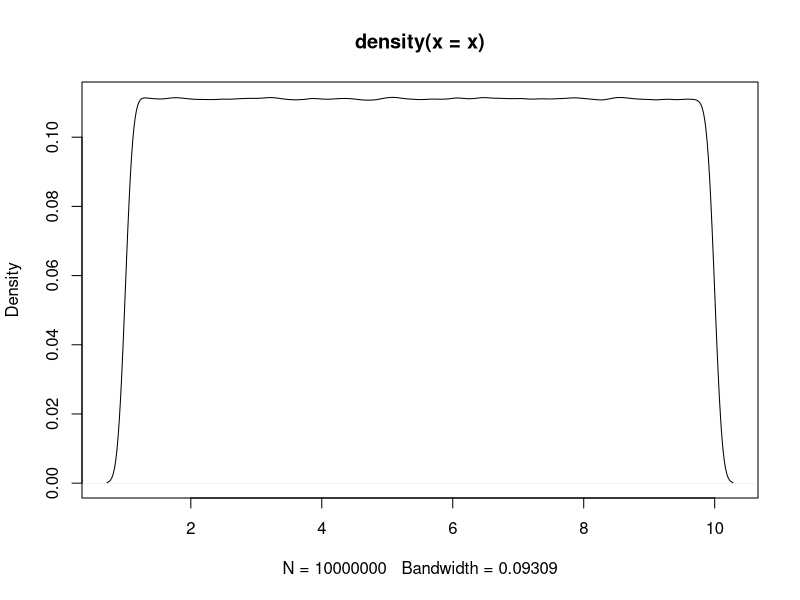
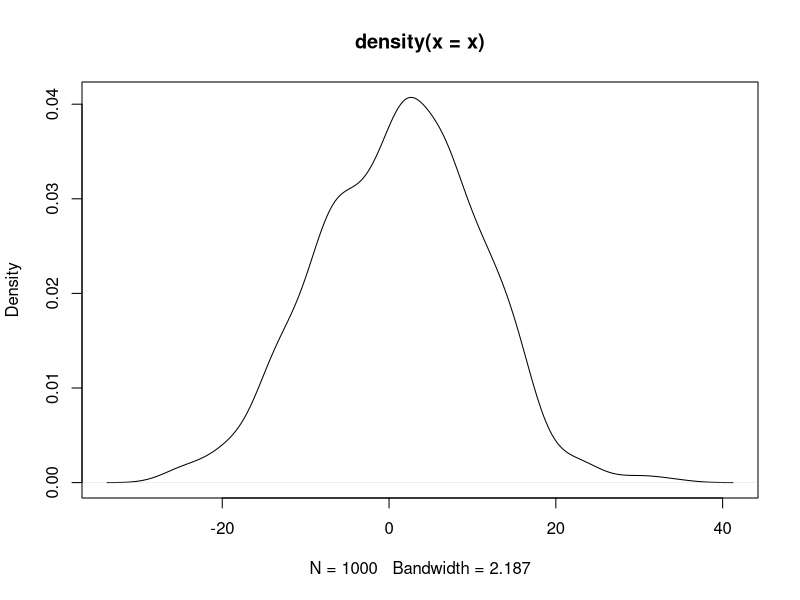
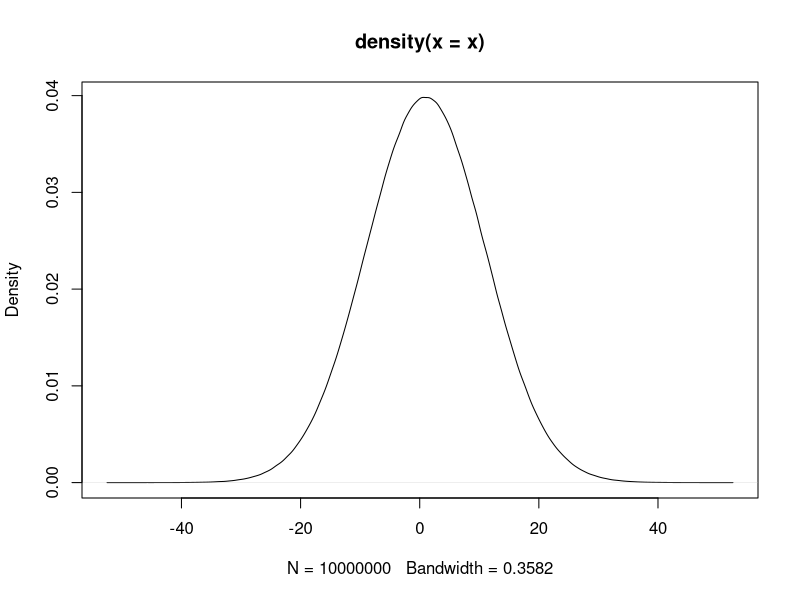

Write the R code that produced these figures, in order.
## ---- chunk 1
knitr::opts_chunk$set(cache = T, warning = F, message = FALSE, class.output = "output")
library(tidyverse)
## ---- chunk 2
a <- 1
b <- c(1, 2, 3, 4)
c <- c("1", "2", "3", "4")
d <- c(b, a)
e <- "abcd"
## ---- chunk 3
income <- c(70100, 51300, 51100, 48400, 47600, 43000)
county <- c("台北", "新北", "桃園", "高雄", "台中", "台南")
population <- c(2.6, 3.9, 2.2, 2.7, 2.8, 1.8)
area <- c(271.8, 2052.5, 1221, 2951.9, 2214.9, 2191.7)
income
county[c(5, 3, 1)]
county <- county[c(5, 3, 1)]
county
area
population
## ---- chunk 4
a <- seq(11, 99, 11)
a
b <- 11:20
b
## ---- chunk 5
x <- runif(10000000, 1, 10) # uniform dist, n=1000
plot(density(x))
x <- rnorm(1000, 1, 10) # uniform dist, n=1000
plot(density(x))
x <- rnorm(10000000, 1, 10) # normal dist, n=1000
plot(density(x))
## ---- chunk 6
county
income
head(county)
tail(county)
length(county)
mode(county)
class(county)
# View(county)
length(county)
length(income)
## ---- chunk 7
county
county[c(5, 3, 1)] # how about country[c(1, 3, 5)]
county[3:6] # is it equal to country[c(3, 4, 5, 6)]
a <- 11:19
a[3:length(a)]
a[length(a):3]
## ---- chunk 8
b <- 11:20
b[-(3:5)]
b[-c(1, 3, 5)]
b
## ---- chunk 9
b <- b[-(3:5)]
b

a <- seq(11, 99, 11)
a <- a[-c(1, 3, 5)]
a

## ---- chunk 10
a <- 1:10
a <- c(a, 11)
a
b
a <- c(a, b)
a
a <- c(a, a, b)
a
## ---- chunk 11
a <- 11:19
a + 3
a / 2

a %% 2
a %/% 2
a %% 2== 0
which(a %% 2== 0)
a[which(a%% 2 == 0)]
a[c(2, 4, 6, 8)]
a %% 2 != 0
a[a%% 2 == 0]
a[a%%2 != 0]
a <- a %% 2 	# modular arithmetic, get the reminder
a <- a %/% 2 	# Quotient

## ---- chunk 12
a %% 2 == 0 	# deteting odd/even number
a %% 2 != 0
a[a%%2==0]
a > b
income > mean(income)

TRUE == T 		# == equal to,
TRUE != F    	# != Not equal to

any(a>11) # is there any element larger than 1
all(a>11) # are all elements larger than 1

## ---- chunk 13
a <- seq(11, 55, 11)
a[c(T, F, T, F, T)]
a[a%%2==1]
a%%2
a%%2==1
a <- c("你好","你好棒棒","你好棒","你真的好棒")
a[nchar(a)>3]

# which will return "index-of"
a <- seq(11, 55, 11)
a[which(a%%2==1)]
which(a%%2==1)
## ---- chunk 14
x <- c(33, 55, 22, 13, 4, 24)
mode(x)
class(x)
sort(x)
# x <- sort(x) # assign to replace original x
order(x) 
x[order(x)]
x[c(5, 4, 3, 6, 1, 2)]
## ---- chunk 15
a <- 11:19
min(a); max(a); mean(a); median(a); sd(a)
log2(a)
log1p(a)
?log1p
## ---- chunk 16
mode(county)				# character
mode(income)					# numeric
mode(income > mean(income))	# logical

testing <- c("26.142", "12.008", "7.032", "13.646", "4.589")
mode(testing)				# character

## ---- chunk 17
income.c <- as.character(income)
population.c <- as.numeric(population)

a <- seq(11, 99, 11)
a <- c(a, "100")

a <- seq(11, 99, 11)
sum(a%%2==1)


max(a)
## ---- chunk 18
a <- seq(11, 55, 11)
paste("A", a)		# concatenate
paste0("A", a)		# concatenate

